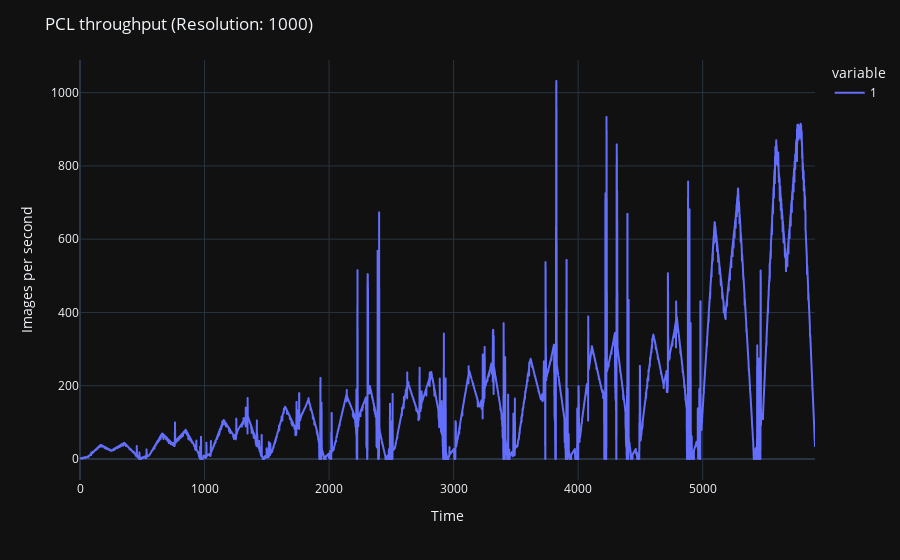
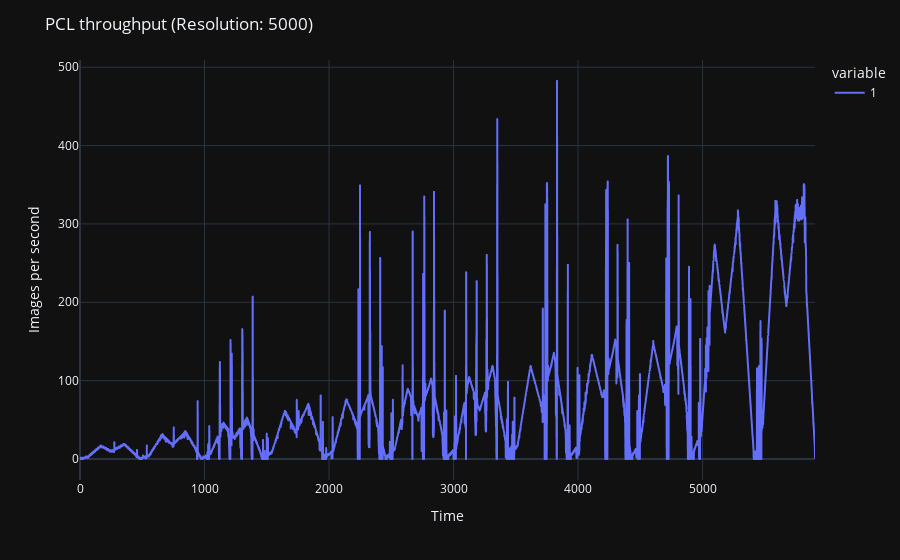
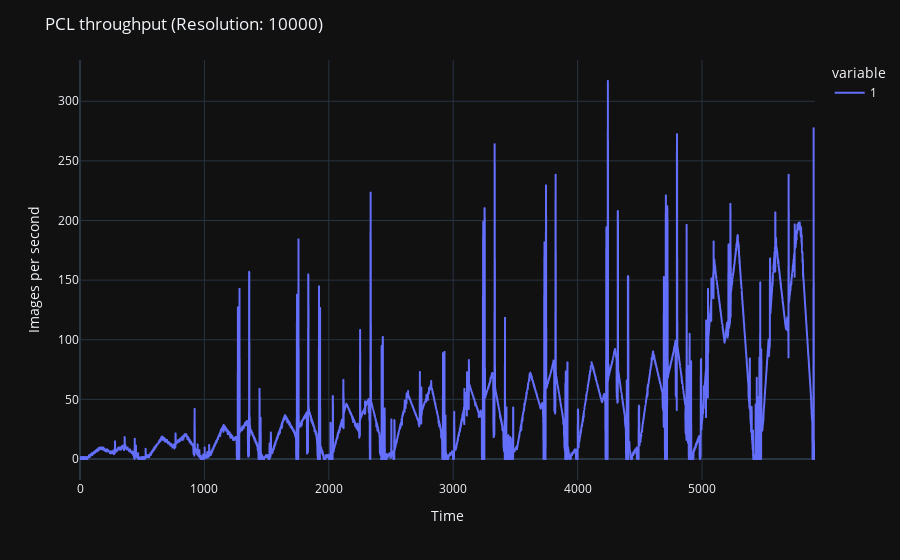

The cell these charts' notebook holds for them, in order:
### Code cell
import plotly.express as px

for resolution in sorted(response_time.keys()):
    queue_df = pd.DataFrame.from_dict(response_time[resolution])
    fig = px.line(queue_df, x=queue_df.index, y=queue_df.columns)
    fig.update_layout(title=f'PCL throughput (Resolution: {resolution})', xaxis_title='Time', yaxis_title='Images per second', yaxis_type='linear')
    fig.show()

### Figure 1 — Plotly figure (JSON) as saved in the notebook; plotly's stock layout.template omitted (floating-point values rounded to 4 significant figures; data arrays with more than 128 entries replaced by an {"elided": "..."} marker saying what was removed)
{"data": [{"hovertemplate": "variable=1<br>index=%{x}<br>value=%{y}<extra></extra>", "legendgroup": "1", "line": {"color": "#636efa", "dash": "solid"}, "marker": {"symbol": "circle"}, "mode": "lines", "name": "1", "showlegend": true, "x": {"elided": "5903 int values"}, "xaxis": "x", "y": {"elided": "5903 float values"}, "yaxis": "y", "type": "scattergl"}], "layout": {"xaxis": {"anchor": "y", "domain": [0.0, 1.0], "title": {"text": "Time"}}, "yaxis": {"anchor": "x", "domain": [0.0, 1.0], "title": {"text": "Images per second"}, "type": "linear"}, "legend": {"title": {"text": "variable"}, "tracegroupgap": 0}, "margin": {"t": 60}, "title": {"text": "PCL throughput (Resolution: 1000)"}}}

### Figure 2 — Plotly figure (JSON) as saved in the notebook; plotly's stock layout.template omitted (floating-point values rounded to 4 significant figures; data arrays with more than 128 entries replaced by an {"elided": "..."} marker saying what was removed)
{"data": [{"hovertemplate": "variable=1<br>index=%{x}<br>value=%{y}<extra></extra>", "legendgroup": "1", "line": {"color": "#636efa", "dash": "solid"}, "marker": {"symbol": "circle"}, "mode": "lines", "name": "1", "showlegend": true, "x": {"elided": "5904 int values"}, "xaxis": "x", "y": {"elided": "5904 float values"}, "yaxis": "y", "type": "scattergl"}], "layout": {"xaxis": {"anchor": "y", "domain": [0.0, 1.0], "title": {"text": "Time"}}, "yaxis": {"anchor": "x", "domain": [0.0, 1.0], "title": {"text": "Images per second"}, "type": "linear"}, "legend": {"title": {"text": "variable"}, "tracegroupgap": 0}, "margin": {"t": 60}, "title": {"text": "PCL throughput (Resolution: 5000)"}}}

### Figure 3 — Plotly figure (JSON) as saved in the notebook; plotly's stock layout.template omitted (floating-point values rounded to 4 significant figures; data arrays with more than 128 entries replaced by an {"elided": "..."} marker saying what was removed)
{"data": [{"hovertemplate": "variable=1<br>index=%{x}<br>value=%{y}<extra></extra>", "legendgroup": "1", "line": {"color": "#636efa", "dash": "solid"}, "marker": {"symbol": "circle"}, "mode": "lines", "name": "1", "showlegend": true, "x": {"elided": "5909 int values"}, "xaxis": "x", "y": {"elided": "5909 float values"}, "yaxis": "y", "type": "scattergl"}], "layout": {"xaxis": {"anchor": "y", "domain": [0.0, 1.0], "title": {"text": "Time"}}, "yaxis": {"anchor": "x", "domain": [0.0, 1.0], "title": {"text": "Images per second"}, "type": "linear"}, "legend": {"title": {"text": "variable"}, "tracegroupgap": 0}, "margin": {"t": 60}, "title": {"text": "PCL throughput (Resolution: 10000)"}}}
